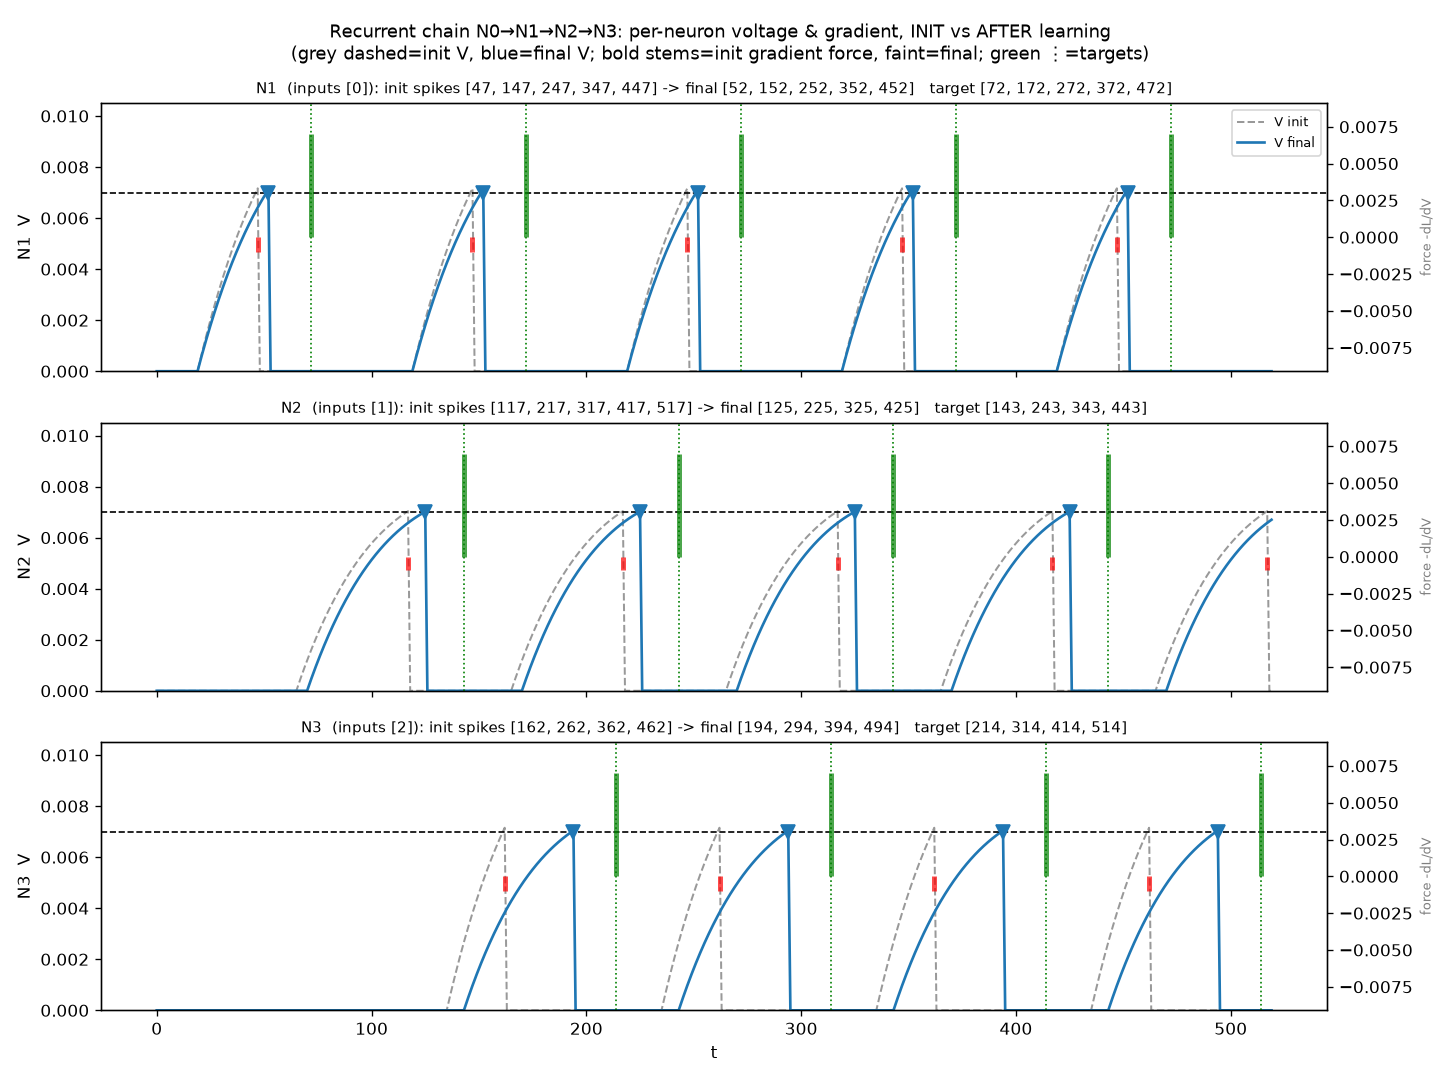

Recreate this plot in Python.
"""Before/after visualisation of a recurrent (chain) training run: for each
trainable neuron, its VOLTAGE and gradient FORCE at the random init vs after
layer-local voltage-target learning.

Rows: N1, N2, N3 (N0 is the periodic input driver).
Each row: init voltage (grey dashed) and final voltage (blue); threshold; target
spike times (green dotted); final spikes (markers); and the gradient force
-dL/dV at init (bold stems, green=push up / red=push down) and at the end
(faint stems, ~0 once learned).
"""

import sys, os
sys.path.insert(0, "/workspace/project/gradient_study")
os.environ.setdefault("MPLBACKEND", "Agg")
import numpy as np
import matplotlib.pyplot as plt
from grad_recurrent import (NETS, full_sim, spikes_of, incoming, local_inputs,
                            train_recurrent, count_err, T, OUTPUT)
from grad_multi_neuron import voltage_grad
from grad_method import TH, DIR


def main():
    net = NETS["chain"]
    Vt = full_sim(net, net["w"])
    T_true = {n: spikes_of(Vt, n) for n in range(4)}
    targets = {n: T_true[n] for n in [1, 2, 3]}

    # pick the seed whose trained output best matches, for a clear before/after
    best = None
    for seed in range(6):
        w_final = train_recurrent(net, targets, seed=seed, iters=60, inner=30)
        V = full_sim(net, w_final)
        ce = count_err(V, targets)
        if best is None or ce < best[0]:
            rng = np.random.default_rng(seed)
            w_init = (net["w"] * rng.uniform(0.5, 1.5, len(net["w"]))).astype(np.float64)
            best = (ce, seed, w_init, w_final)
    ce, seed, w_init, w_final = best
    print(f"using seed {seed} (count-err {ce})")

    V_init = full_sim(net, w_init)
    V_final = full_sim(net, w_final)
    print("init  output N3:", spikes_of(V_init, OUTPUT))
    print("final output N3:", spikes_of(V_final, OUTPUT), " target", T_true[OUTPUT])

    neurons = [1, 2, 3]
    fig, axes = plt.subplots(len(neurons), 1, figsize=(12, 9), sharex=True)
    for row, n in enumerate(neurons):
        syn, pres = incoming(net, n)
        ia_i = local_inputs(V_init, pres)
        ia_f = local_inputs(V_final, pres)
        _, _, _, force_i = voltage_grad(w_init[syn], ia_i, targets[n], T, suppress=True)
        _, _, _, force_f = voltage_grad(w_final[syn], ia_f, targets[n], T, suppress=True)

        ax = axes[row]
        ax.plot(V_init[:, n], color="0.6", ls="--", lw=1.2, label="V init")
        ax.plot(V_final[:, n], color="C0", lw=1.6, label="V final")
        ax.axhline(TH, color="k", ls="--", lw=1)
        for tt in targets[n]:
            ax.axvline(tt, color="green", ls=":", lw=1)
        fsp = spikes_of(V_final, n)
        ax.plot(fsp, [TH] * len(fsp), "v", color="C0", ms=8)
        ax.set_ylim(0, TH * 1.5); ax.set_ylabel(f"N{n}  V")
        ax.set_title(f"N{n}  (inputs {pres.tolist()}): init spikes "
                     f"{spikes_of(V_init,n)} -> final {fsp}   target {targets[n]}",
                     fontsize=9)
        if row == 0:
            ax.legend(fontsize=8, loc="upper right")

        axg = ax.twinx()
        for f, alpha, lw in [(force_i, 0.7, 3), (force_f, 0.9, 1.2)]:
            up = np.where(f > 1e-9)[0]; dn = np.where(f < -1e-9)[0]
            axg.vlines(up, 0, f[up], color="green", lw=lw, alpha=alpha)
            axg.vlines(dn, 0, f[dn], color="red", lw=lw, alpha=alpha)
        m = max(np.abs(force_i).max(), 1e-9)
        axg.set_ylim(-1.3 * m, 1.3 * m)
        axg.set_ylabel("force -dL/dV", color="gray", fontsize=8)

    axes[-1].set_xlabel("t")
    fig.suptitle("Recurrent chain N0→N1→N2→N3: per-neuron voltage & gradient, "
                 "INIT vs AFTER learning\n(grey dashed=init V, blue=final V; bold "
                 "stems=init gradient force, faint=final; green ⋮=targets)",
                 fontsize=11)
    fig.tight_layout()
    fig.savefig(f"{DIR}/grad_recurrent_viz.png", dpi=120)
    print(f"wrote {DIR}/grad_recurrent_viz.png")


if __name__ == "__main__":
    main()
